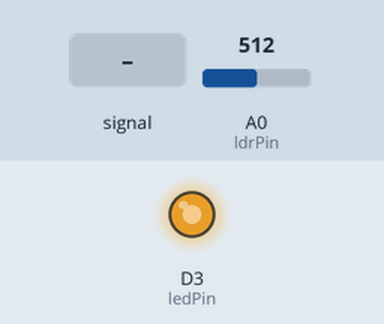
Simulated run of this sketch. Board: Arduino Zero (SAMD21). Shown: output pins drawn as LEDs (lit = HIGH). Inputs (shaded band) come from the test bench; at power-on: A0 (ldrPin) = 512 (analog values on the 0–1023 scale). Pins used as bus, display or sensor lines are not drawn; what the sketch prints to the serial monitor is not drawn.

Above: at 1.2 s.
1.3 s: A0 (ldrPin) fed a 200 Hz sine of ±81 counts around its level
At 1.65 s:
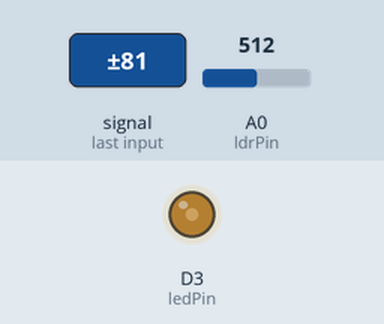
4.3 s: A0 (ldrPin) set to 716
At 6.15 s:
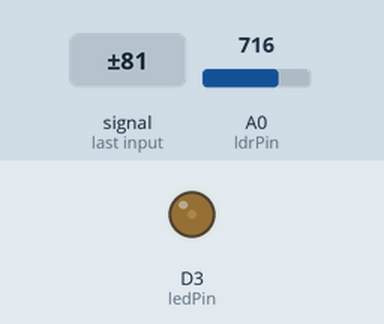
7.3 s: A0 (ldrPin) set to 900
At 9.45 s:
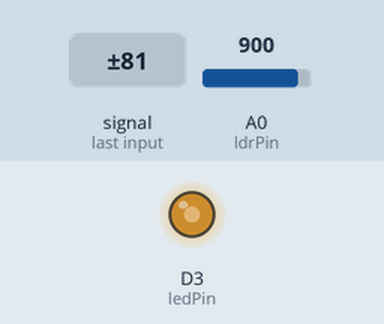
10.3 s: A0 (ldrPin) fed a 200 Hz sine of ±81 counts around its level
Timing chart, 0 to 14.3 s (numbered marks = the images above; inputs shaded):
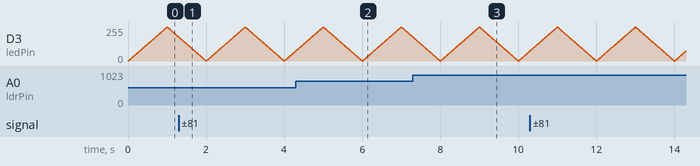

The sketch:

task_4_3.ino
```cpp
#include <Arduino.h>

// ==========================================
// PART 4.3 - LDR DYNAMIC RESPONSE
// ==========================================

// Pins
const int ledPin = 3;
const int ldrPin = A0;
const int powerPin = A7;

// Sampling configuration
const unsigned long SAMPLE_PERIOD_US = 100; // 10 kHz
unsigned long lastSampleMicros = 0;

// LED pulsing configuration
const unsigned long CYCLE_TIME = 2000;

// Current duty cycle
uint16_t dutyCycle = 0;

// ==========================================
// LED CONTROL
// ==========================================

void setLED(int duty) {

    duty = constrain(duty, 0, 100);

    dutyCycle = duty;

    int pwmValue = map(duty, 0, 100, 0, 255);

    analogWrite(ledPin, pwmValue);
}

// ==========================================
// LED PULSING
// ==========================================

void updatePulsing() {

    unsigned long t = millis() % CYCLE_TIME;

    int duty;

    if (t < 1000) {

        // Increase brightness from 0% to 100%
        duty = map(t, 0, 1000, 0, 100);

    } else {

        // Decrease brightness from 100% to 0%
        duty = map(t, 1000, 2000, 100, 0);

    }

    setLED(duty);
}

// ==========================================
// SETUP
// ==========================================

void setup() {

    pinMode(powerPin, OUTPUT);
    digitalWrite(powerPin, HIGH);

    pinMode(ledPin, OUTPUT);

    analogReadResolution(10);

    Serial.begin(921600);

    setLED(0);
}

// ==========================================
// MAIN LOOP
// ==========================================

void loop() {

    // Update LED brightness
    updatePulsing();

    unsigned long now = micros();

    // Sample at approximately 10 kHz
    if ((unsigned long)(now - lastSampleMicros)
        >= SAMPLE_PERIOD_US) {

        lastSampleMicros = now;

        // Read LDR
        uint16_t adcValue = analogRead(ldrPin);

        // Create binary packet
        // First uint16_t: ADC value
        // Second uint16_t: LED duty cycle

        uint16_t packet[2];

        packet[0] = adcValue;
        packet[1] = dutyCycle;

        // Send 4 bytes
        Serial.write((uint8_t*)packet, sizeof(packet));
    }
}
```
